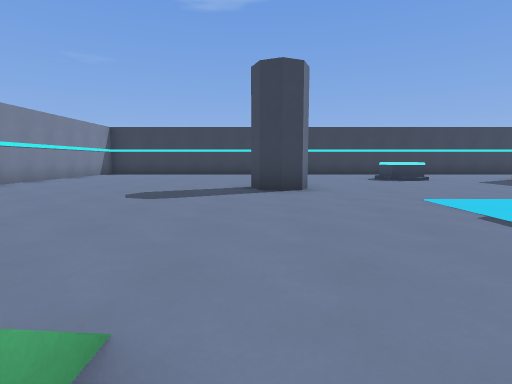
[1] (above)

22 first-person views from a walk through a level from a Godot 3-D game. The camera is 1.2 m above the floor, tilts 6° down and sees 80° across. The floor is counted in squares, 2 m on a side. Each view is taken from the middle of a square. On the plan, view 1 faces up. The plan holds only what a view shows up to about 9 squares ahead; the rest is blank.

[2]
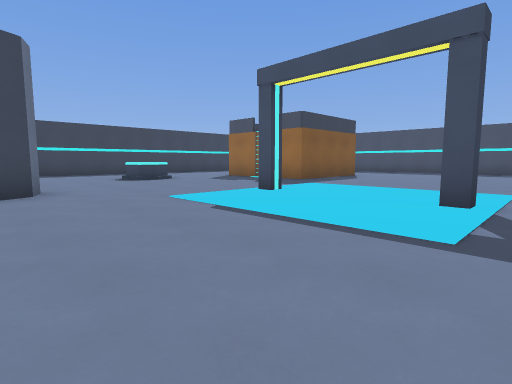

[3]
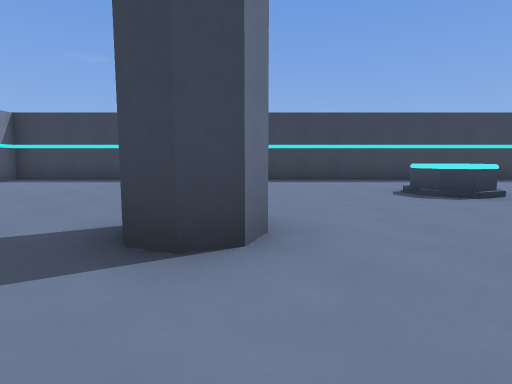

[4]
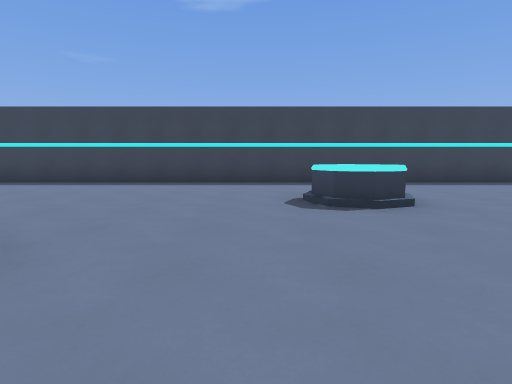

[5]
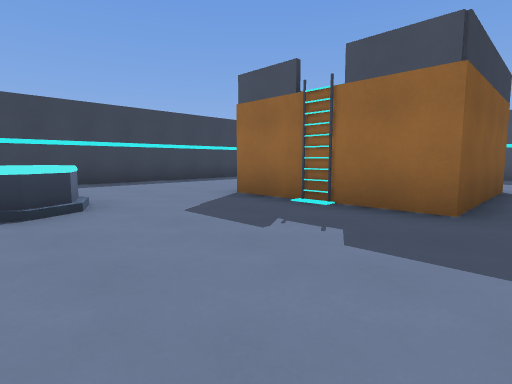

[6]
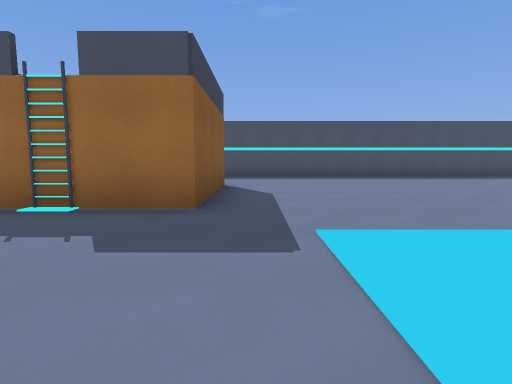

[7]
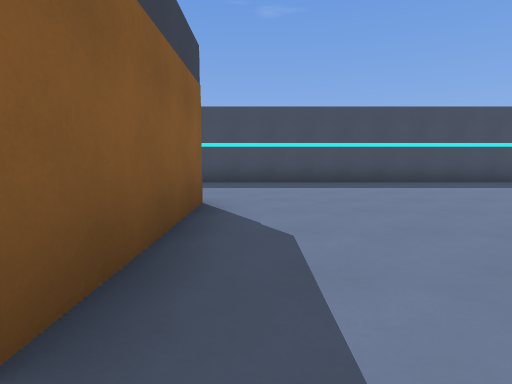

[8]
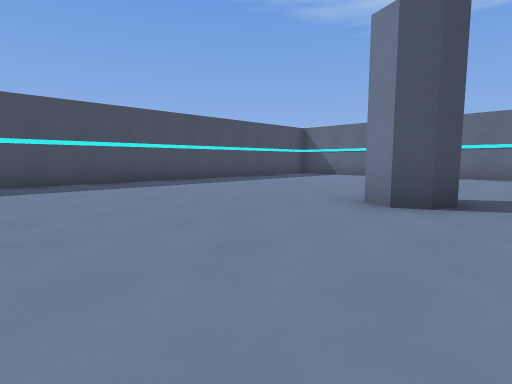

[9]
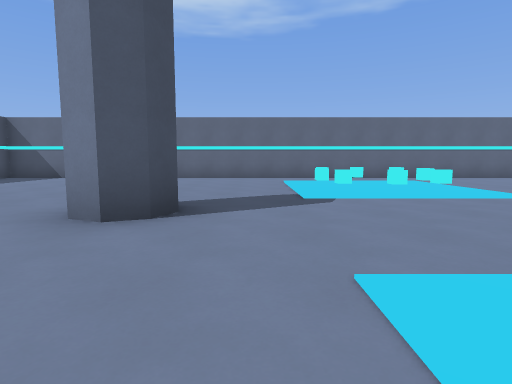

[10]
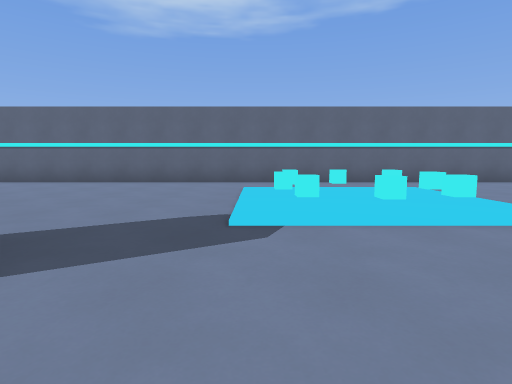

[11]
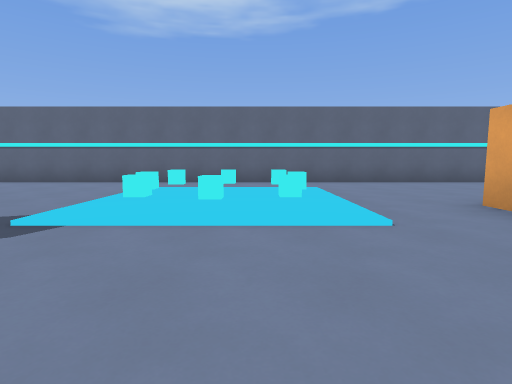

[12]
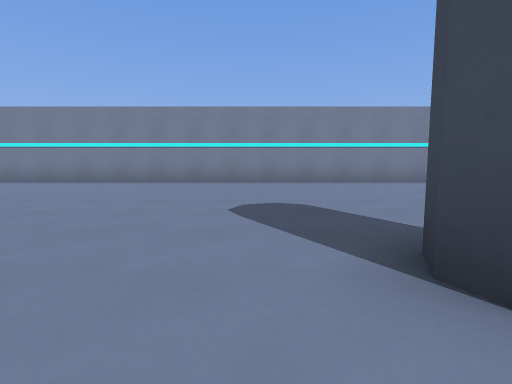

[13]
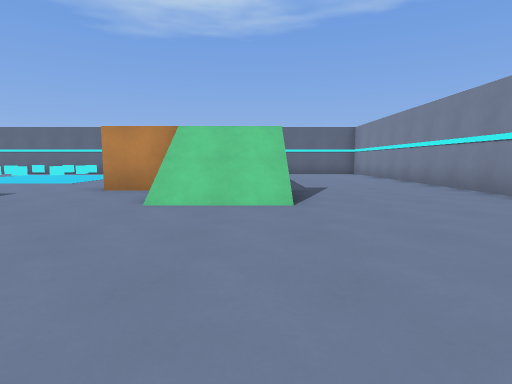

[14]
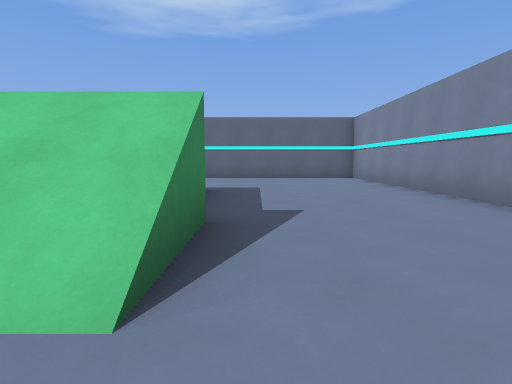

[15]
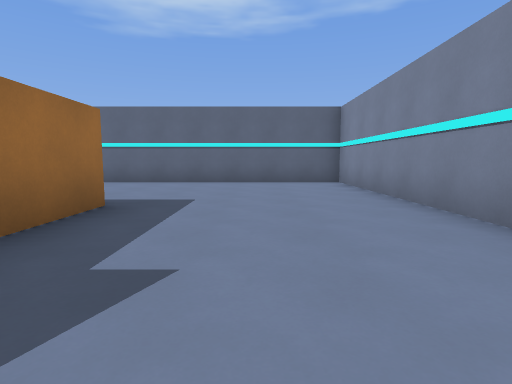

[16]
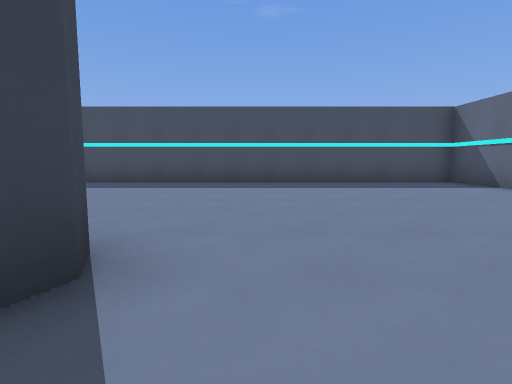

[17]
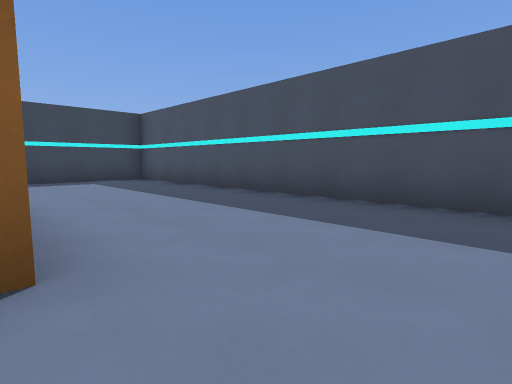

[18]
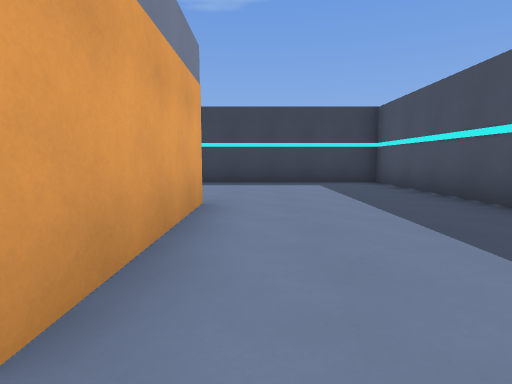

[19]
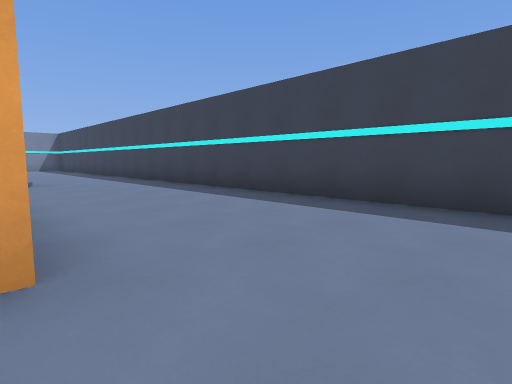

[20]
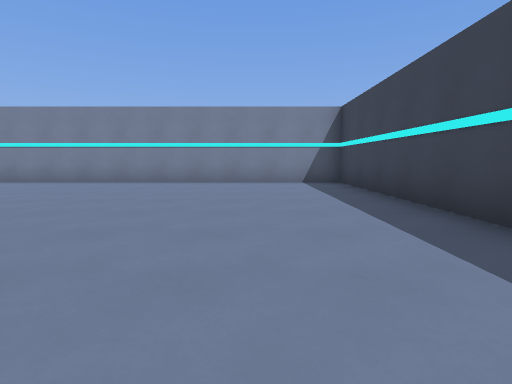

[21]
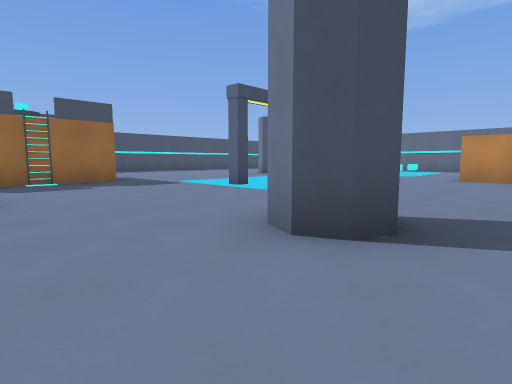

[22]
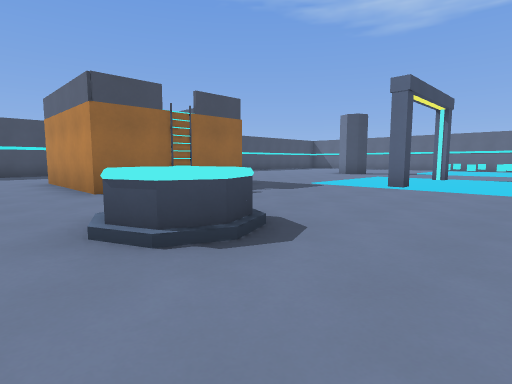

### Floor plan
Points are (right, up) in squares from view 1. A wall is a line through its corners. A room is listed if a view was taken in it or the views show most of it. See-through windows are left out.
Room 1 (views 1, 2, 3, 4, 5, 6, 7, 8, 9, 10, 11, 12, 13, 14, 15, 16, 17, 18, 19, 20, 21, 22)
walls: (4.9, 9.1) (5.1, 9.5); (7.8, 8.4) (7.8, 9.2) (11.3, 9.2) (11.3, 5.7) (7.8, 5.7) (7.8, 6.6); (-6.3, -8.3) (15.3, -8.3) (15.3, 13.3) (-6.3, 13.3) (-6.3, -8.3)
low walls: (4.5, 8.9) (4.9, 9.1); (5.2, 9.5) (5, 9) (4.5, 8.8) (4, 9) (3.8, 9.5); (4.9, 9.9) (4.4, 10.1)
objects: pillar (0, 6) to (1, 7); other object (3, -5); block (4, -6); other object (4, -5); block (4, -4); block (4, -3); pillar (4, 1); pillar (4, 4); bin (4, 10); other object (5, -5); other object (5, -4); other object (6, -5); pillar (8, -2) to (9, -1); ladder (8, 7) to (8, 8); other object (9, 7) to (10, 8)

Positions as (right, up) in squares from view 1, and headings:
1: (0, 0), facing up
2: (0, 0), facing up-right
3: (1, 4), facing up
4: (3, 5), facing up
5: (4, 5), facing up-right
6: (4, 5), facing right
7: (7, 5), facing right
8: (7, 3), facing down-right
9: (7, 2), facing down
10: (6, 0), facing down
11: (4, 0), facing down
12: (2, 5), facing left
13: (-2, 5), facing down
14: (-3, 2), facing down
15: (-4, 0), facing down
16: (7, -3), facing right
17: (11, 4), facing up-right
18: (12, 5), facing up
19: (13, 9), facing up-left
20: (2, 11), facing left
21: (-1, 9), facing down-right
22: (2, 11), facing down-right
